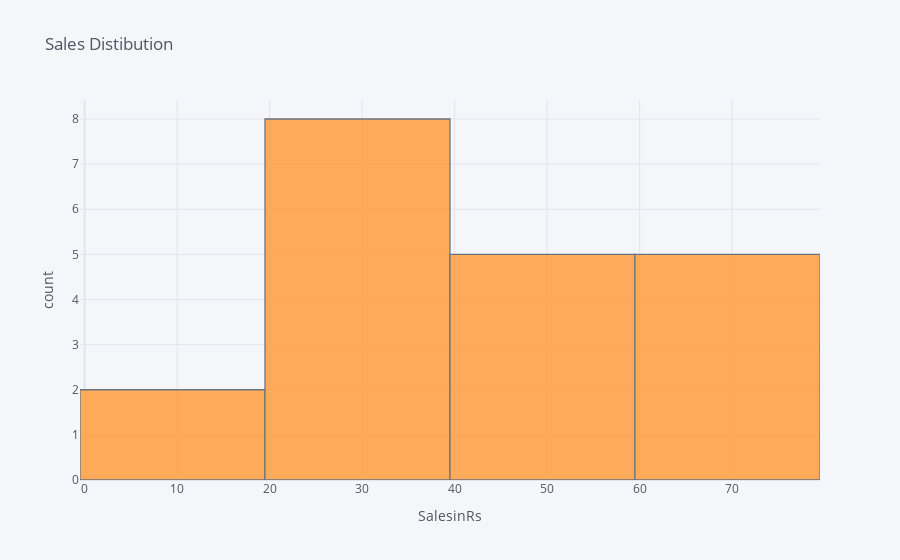

Notebook cell for this chart:
### Code cell
data['SalesinRs'].iplot(kind='hist',xTitle='SalesinRs',yTitle='count',title='Sales Distibution')

### Figure 1 — Plotly figure (JSON) as saved in the notebook; plotly's stock layout.template omitted (floating-point values rounded to 4 significant figures)
{"data": [{"histfunc": "count", "histnorm": "", "marker": {"color": "rgba(255, 153, 51, 1.0)", "line": {"color": "#4D5663", "width": 1.3}}, "name": "SalesinRs", "opacity": 0.8, "orientation": "v", "type": "histogram", "x": [50, 75, 11, 77, 45, 52, 26, 24, 28, 31, 36, 72, 69, 51, 34, 40, 18, 35, 29, 68]}], "layout": {"barmode": "overlay", "legend": {"bgcolor": "#F5F6F9", "font": {"color": "#4D5663"}}, "paper_bgcolor": "#F5F6F9", "plot_bgcolor": "#F5F6F9", "title": {"font": {"color": "#4D5663"}, "text": "Sales Distibution"}, "xaxis": {"gridcolor": "#E1E5ED", "showgrid": true, "tickfont": {"color": "#4D5663"}, "title": {"font": {"color": "#4D5663"}, "text": "SalesinRs"}, "zerolinecolor": "#E1E5ED"}, "yaxis": {"gridcolor": "#E1E5ED", "showgrid": true, "tickfont": {"color": "#4D5663"}, "title": {"font": {"color": "#4D5663"}, "text": "count"}, "zerolinecolor": "#E1E5ED"}}}
